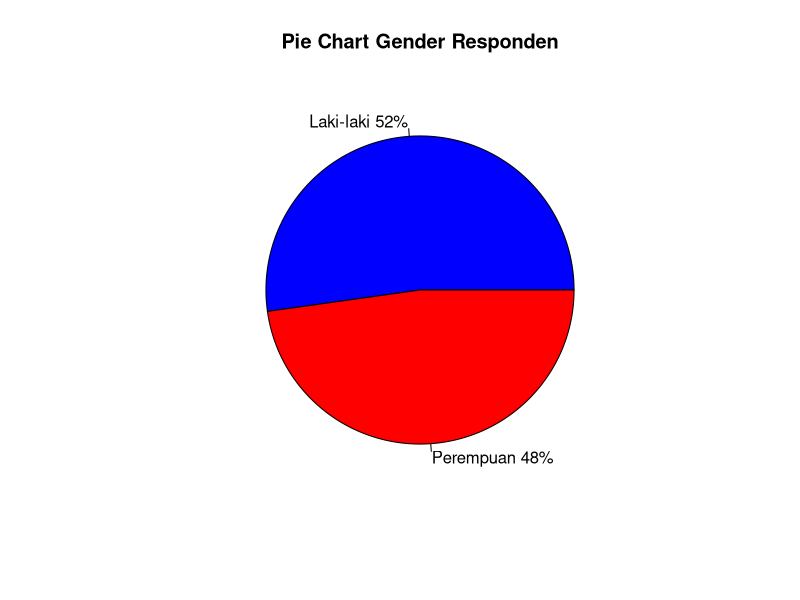
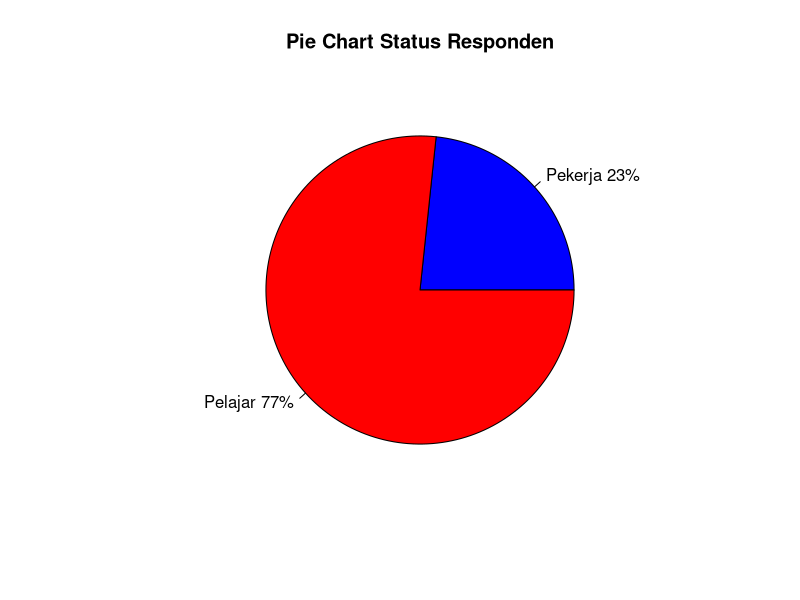
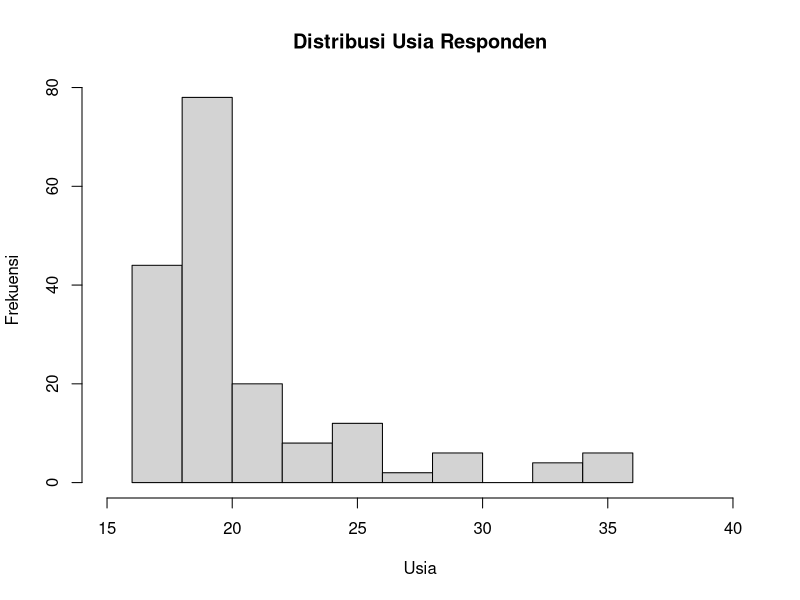
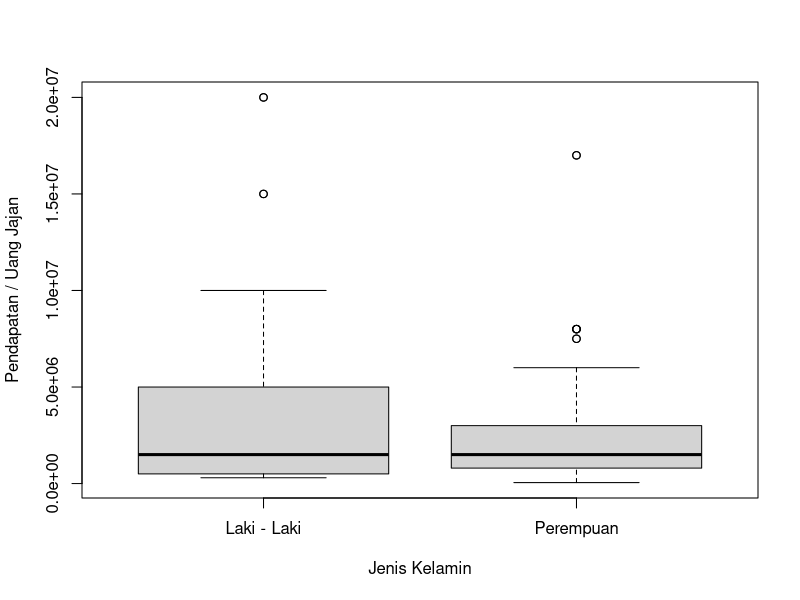
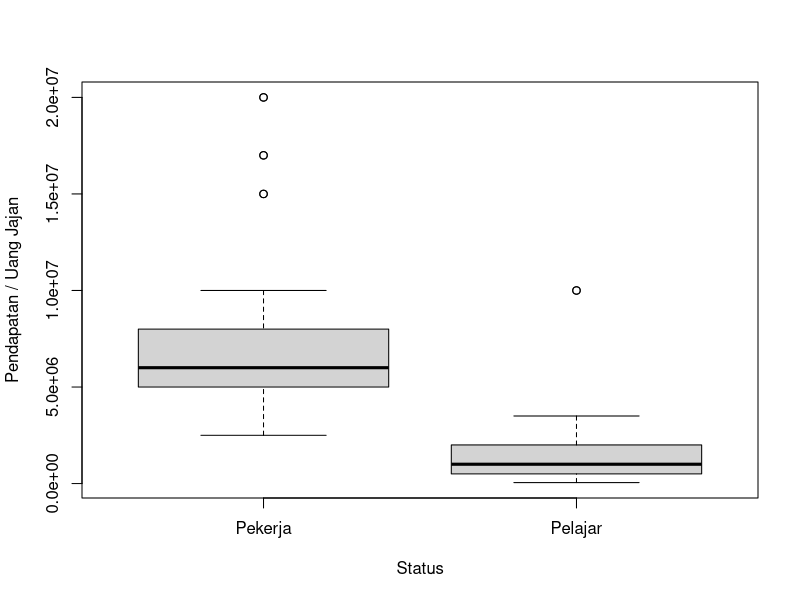
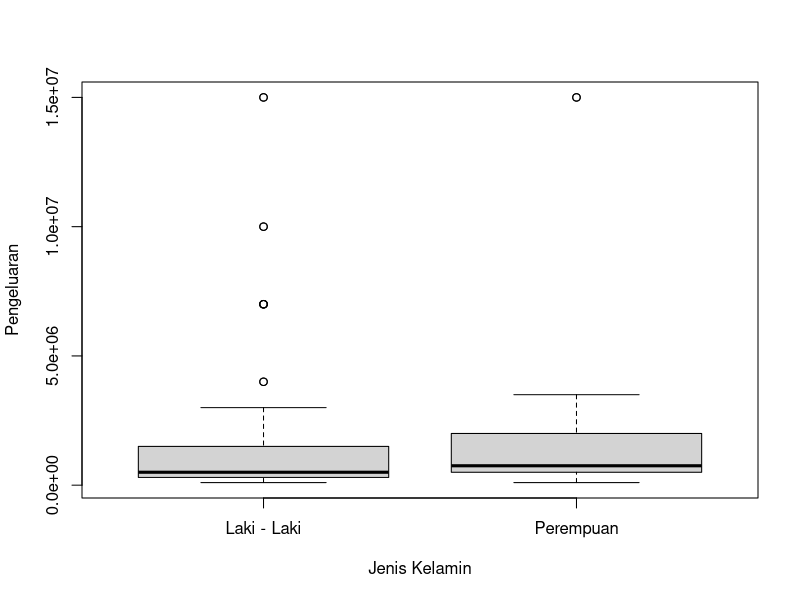
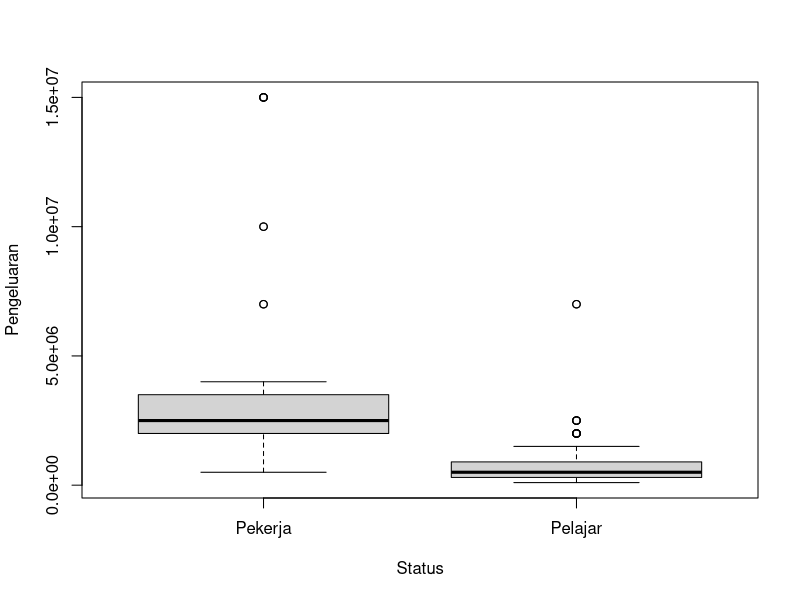
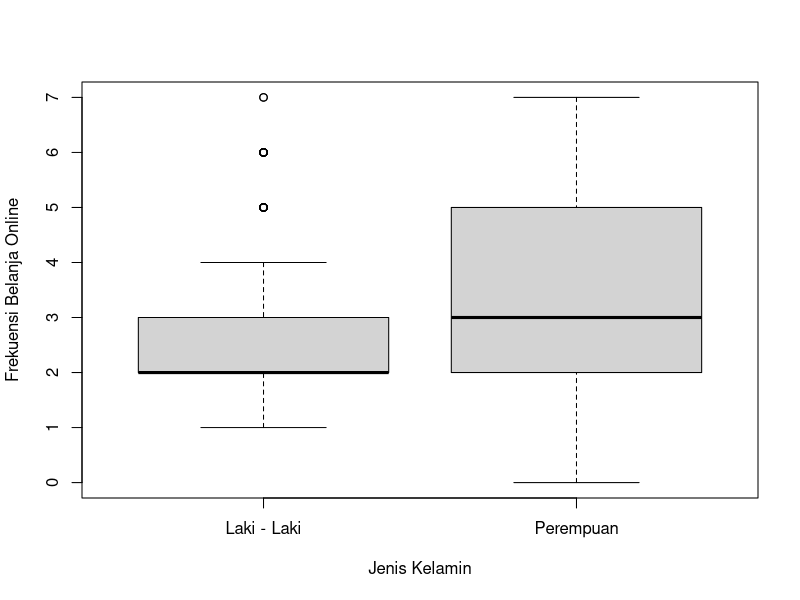

These figures' R source, in order:
## ---- chunk 1
knitr::opts_chunk$set(echo = TRUE)
## ---- chunk 2
library(readxl)
library(ggplot2)
library(party)
library(caret)
library(e1071)
## ---- chunk 3
df <- read_excel("BelanjaOnline.xlsx")
str(df)
head(df)
## ---- chunk 4
sum(is.na(df))
## ---- chunk 5
# PENYARINGAN DATA YANG TIDAK DIPAKAI UNTUK PENENTUAN DECISION TREE

head(df)

dfTree <- df[c(1, 2, 3, 4, 5, 6, 8, 9,11)]
dfTree$Status<-as.factor(dfTree$Status)
dfTree$JenisKelamin<-as.factor(dfTree$JenisKelamin)
dfTree$KemungkinanBelanja<-as.factor(dfTree$KemungkinanBelanja)
dfTree
## ---- chunk 6
summary(dfTree)

## ---- chunk 7
slices <- table(dfTree$JenisKelamin)

lbls <- c("Laki-laki", "Perempuan")
pct <- round(slices/sum(slices)*100)
lbls <- paste(lbls, pct) 
lbls <- paste(lbls,"%",sep="") 
pie(slices,labels = lbls, col=c("blue", "red"),
   main="Pie Chart Gender Responden")
## ---- chunk 8
status <- table(dfTree$Status)
lbls <- c("Pekerja", "Pelajar")
pct <- round(status/sum(status)*100)
lbls <- paste(lbls, pct) 
lbls <- paste(lbls,"%",sep="") 
pie(status,labels = lbls, col=c("blue", "red"),
   main="Pie Chart Status Responden")

## ---- chunk 9
hist(dfTree$Usia, main = "Distribusi Usia Responden", xlab = "Usia", ylab="Frekuensi", xlim = c(15,40))

## ---- chunk 10
# PLOT PENDAPATAN
boxplot(dfTree$Pendapatan~dfTree$JenisKelamin, ylab = "Pendapatan / Uang Jajan", xlab = "Jenis Kelamin")
boxplot(dfTree$Pendapatan~dfTree$Status, ylab = "Pendapatan / Uang Jajan", xlab = "Status")

# PLOT PENGELUARAN
boxplot(dfTree$Pengeluaran~dfTree$JenisKelamin, ylab = "Pengeluaran", xlab = "Jenis Kelamin")
boxplot(dfTree$Pengeluaran~dfTree$Status, ylab = "Pengeluaran", xlab = "Status")

# PLOT FREKUENSI BELANJA ONLINE
boxplot(dfTree$SeringnyaBelanjaOnline~dfTree$JenisKelamin, ylab = "Frekuensi Belanja Online", xlab = "Jenis Kelamin")
boxplot(dfTree$SeringnyaBelanjaOnline~dfTree$Status, ylab = "Frekuensi Belanja Online", xlab = "Status")

# PLOT
plot(dfTree$Pendapatan, dfTree$Pengeluaran) # orang yang lebih banyak duit cenderung lebih besar pengeluarannya jg
ggplot(dfTree)+aes(Pendapatan, fill = Status, color = Status)+geom_histogram(binwidth = 5000000)

ggplot(dfTree)+aes(Pengeluaran, fill = Status, color = Status)+geom_histogram(binwidth=5000000)

ggplot(dfTree)+aes(Pendapatan, fill = JenisKelamin, color = JenisKelamin)+geom_histogram(binwidth = 5000000)

## ---- chunk 11

myData<-dfTree
nim=041925
set.seed(nim)
samp <- sample(nrow(myData), 0.7 * nrow(myData))
training <- myData[samp, ]
testing <- myData[-samp, ]
## ---- chunk 12
dat_party <- ctree(KemungkinanBelanja ~., data=training)
plot(dat_party, type="simple")
print(dat_party)

predict_party <- predict(dat_party,testing,type="response")
table_party=table(predict_party,testing$KemungkinanBelanja)
## ---- chunk 13

confusionMatrix(table_party)
